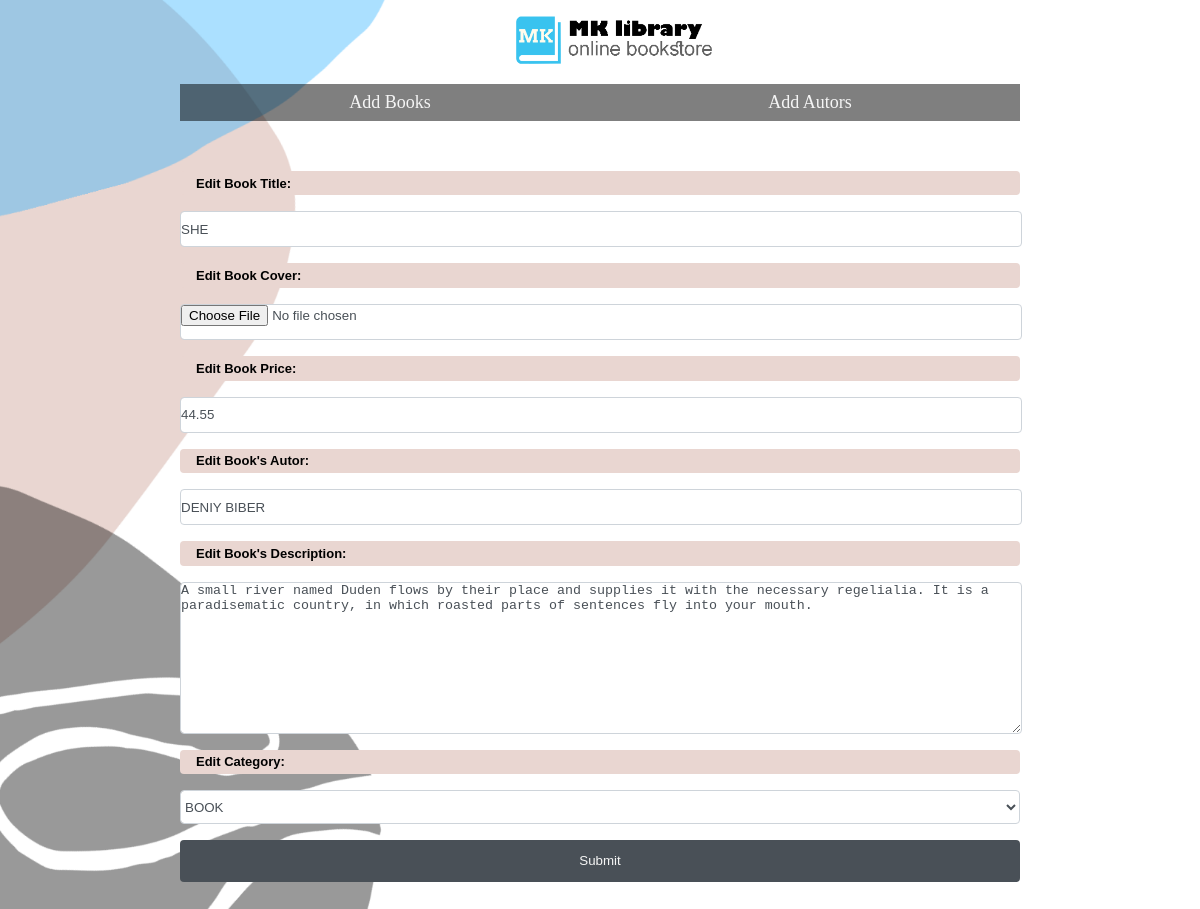
/edit.php?book_id=24, run on the app's committed database.
### tables this page shows
CREATE TABLE `books` (
  `id` int(11) NOT NULL,
  `name` varchar(100) NOT NULL,
  `autor` varchar(100) NOT NULL,
  `price` float(10,2) NOT NULL,
  `photo` varchar(255) NOT NULL,
  `description` text NOT NULL,
  `category` varchar(100) NOT NULL,
  `created_at` timestamp NOT NULL DEFAULT current_timestamp()
);

### function.php (called while the page is built, shortened)
<?php
$dbname = "book_store";
$servername = "localhost";
$username = "phpdev";
$password = "123456";
try {
$conn = new PDO("mysql:host=$servername;dbname=$dbname", $username, $password);
$conn->setAttribute(PDO::ATTR_ERRMODE, PDO::ERRMODE_EXCEPTION);
} catch(PDOException $e) {
die("Connection failed: " . $e->getMessage());
}
function getBookById($id){
    global $conn;
    $query = "SELECT * FROM `books` WHERE `id` = :id";
    $stmt = $conn->prepare($query);
    $stmt->bindParam(":id",$id);
    $stmt->execute();
    return $stmt->fetch();
}
 ?>

### edit.php (the view, shortened to what this page needs)
<?php
require("function.php");
$book_id = isset($_GET['book_id']) ? $_GET['book_id'] : null;
$n_book = getBookById($book_id);
?>
<?php include('include/admin_header.php'); ?>
    <div class="book-form">
            <form action="" method="POST" enctype="multipart/form-data">
                <label for="name">Edit Book Title:</label>
                <input type="text" class="form-control" placeholder="GOME WITH THE WIND" name="name" value="<?php echo $n_book['name']; ?>">
                <label for="photo">Edit Book Cover:</label>
                <input type="file" name="photo" class="form-control">
                <label for="price">Edit Book Price:</label>
                <input type="text" name="price" placeholder="00.00" class="form-control" value="<?php echo $n_book['price']; ?>">
                <label for="autor">Edit Book's Autor:</label>
                <input type="text" name="autor" placeholder="JOHN SMIT" class="form-control" value="<?php echo $n_book['autor']; ?>">
                <label for="description">Edit Book's Description:</label>
                <textarea name="description" rows="10" placeholder="THis book is ..."><?php echo $n_book['description']; ?></textarea>
                <label for="category">Edit Category:</label>
                 <select name="category" class="form-control">
                     <option value="">BOOK</option>
                 </select>
                 <button type="submit
                 " name="submit" class="form-control form-btn">Submit</button>
            </form>
        </div>
<?php include('include/admin_footer.php'); ?>

### assets/css/admin.css (style rules this page uses)
body { background-image: url(../img/logo/site-bg1.png); background-repeat: repeat-y; background-size: cover; }
* { padding: 0; margin: 0; }
.book-form { width: 70%; margin: 50px auto; }
textarea { display: block; width: 100%; margin: 1rem 0; color: #495057; background: #fff; background-clip: padding-box; border: 1px solid #ced4da; border-radius: 0.25rem; }
.form-control { display:block; margin: 1rem 0; width: 100%; height:calc(1.5em + .75rem + 2px); font-weight:400; line-height:1.5; color:#495057; background-color:#fff; background-clip:padding-box; border:1px solid #ced4da; border-radius:.25rem; }
.form-btn { background: #495057; color: whitesmoke; cursor: pointer; border: none; padding: 1.3rem 0; line-height: 0 !important; }
label { font-family: sans-serif !important; color: #000000; background: #e9d6d1; padding: 0.3rem 1rem; font-size: 13px; display: block; font-weight: bold; border-radius: 0.25rem; }

### data on the page
books: name "SHE", price "44.55", autor "DENIY BIBER", description "A small river named Duden flows by their place and supplies it with the necessary regelialia. It is a paradisematic country, in which roasted parts of sentences fly into your mouth."
